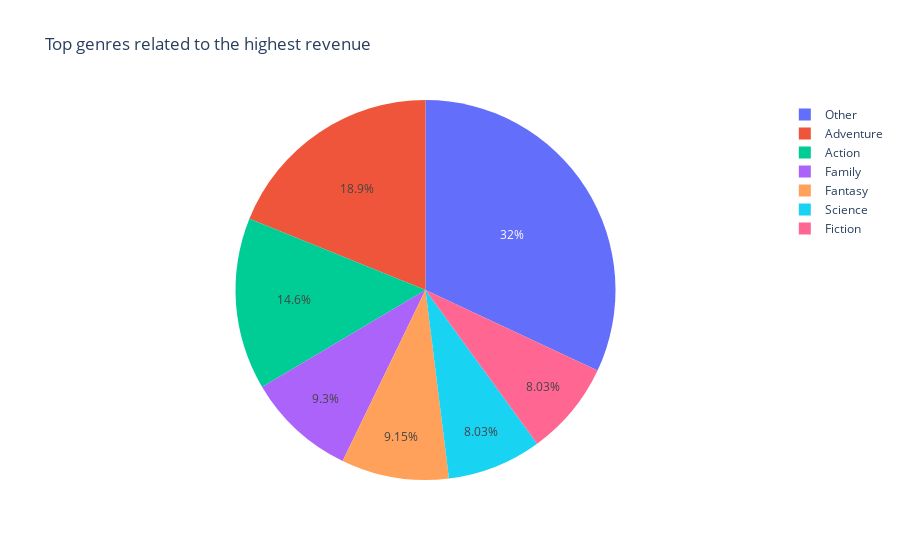

The code cell stored with this chart in its notebook:
### Code cell
def genre_rshp(param, n):
    # We'll be only considering the Top n movies which have performed well either on the basis of revenue or ratings
    high = movies_df2[movies_df2["vote_count"] > 500].sort_values(param, ascending=False).head(n).reset_index()["genre_list"]
    
    # If genre_list contains dictionaries, extract the values from the dictionaries
    high = high.apply(lambda x: ' '.join([genre['name'] for genre in x]))
    
    # Split the strings into individual words and store them in a list
    words = []
    for row in high:
        words.extend(row.split())
    
    # Count the occurrences of each word using a dictionary
    word_counts = {}
    for word in words:
        if word in word_counts:
            word_counts[word] += 1
        else:
            word_counts[word] = 1     
    
    # Sorting the dictionary on the basis of genre occurrences 
    sorted_dict = dict(sorted(word_counts.items(), key=lambda x: x[1], reverse=True))
    
    # Creating a new pandas DataFrame with first five key-value pairs and sum of last six values
    data = {'Genre': [], 'Count': []}
    other = 0
    count = 0
    for key, value in sorted_dict.items():
        if count <= 5:
            data['Genre'].append(key)
            data['Count'].append(value)
            count += 1
        else:
            other += value
    data['Genre'].append('Other')
    data['Count'].append(other)
    
    new_df = pd.DataFrame(data)
    
    fig = px.pie(new_df, values='Count', names='Genre',
                 title="Top genres related to the highest " + param)
    return fig

# Exploring the relationship of genres alongside revenue
fig2 = genre_rshp("revenue", 200)

fig2.show()

### Figure 1 — Plotly figure (JSON) as saved in the notebook; plotly's stock layout.template omitted (floating-point values rounded to 4 significant figures)
{"data": [{"domain": {"x": [0, 1], "y": [0, 1]}, "hovertemplate": "Genre=%{label}<br>Count=%{value}<extra></extra>", "labels": ["Adventure", "Action", "Family", "Fantasy", "Science", "Fiction", "Other"], "legendgroup": "", "name": "", "showlegend": true, "type": "pie", "values": [134, 104, 66, 65, 57, 57, 227]}], "layout": {"legend": {"tracegroupgap": 0}, "title": {"text": "Top genres related to the highest revenue"}}}
